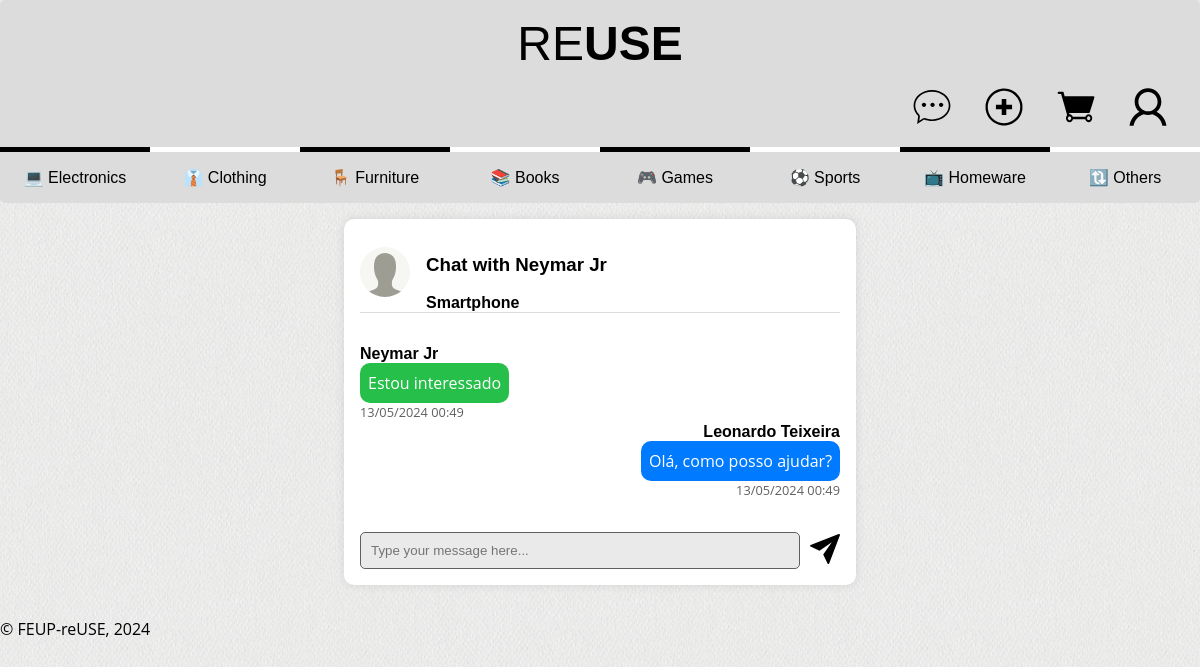
The page /pages/chat_messages.php?otherUserId=3&itemId=1 (signed in) on the database as committed earlier.
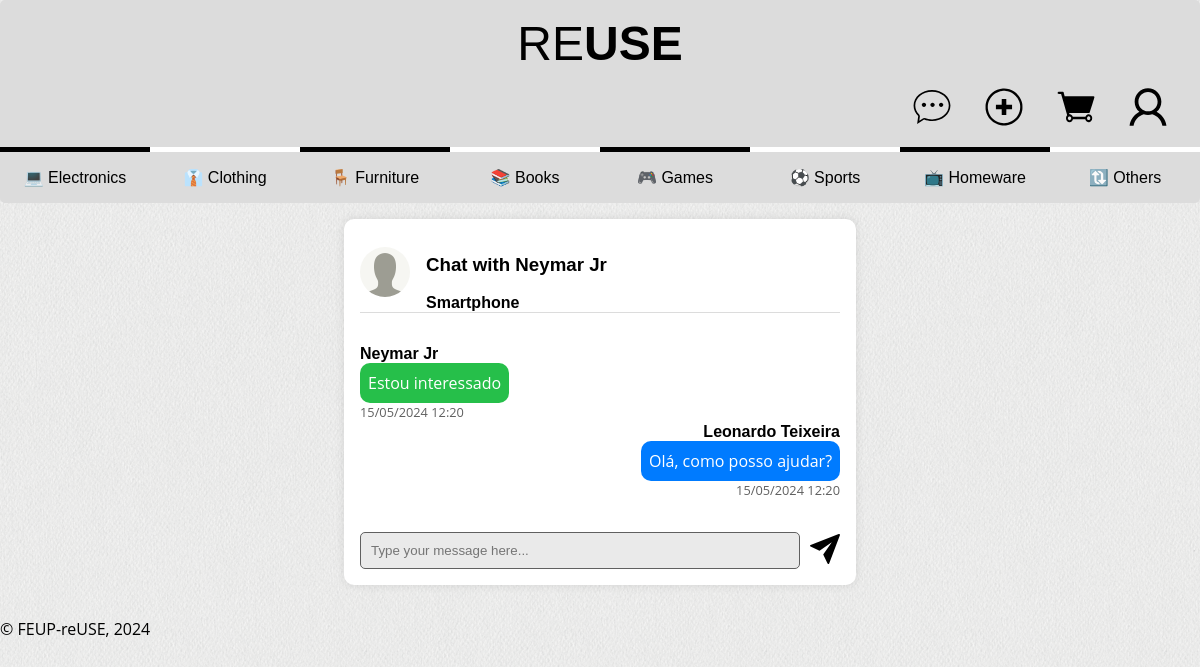
The same page on the database as committed later.
### tables this page shows
CREATE TABLE Chats (
    idChat INTEGER PRIMARY KEY,
    idSender INTEGER NOT NULL,
    idRecipient INTEGER NOT NULL,
    message TEXT NOT NULL,
    timestamp TIMESTAMP DEFAULT CURRENT_TIMESTAMP,
    idItem INTEGER NOT NULL,
    FOREIGN KEY (idSender) REFERENCES Users(idUser),
    FOREIGN KEY (idRecipient) REFERENCES Users(idUser),
    FOREIGN KEY (idItem) REFERENCES Items(idItem)
);

CREATE TABLE Users (
    idUser INTEGER PRIMARY KEY,
    name TEXT NOT NULL,
    username TEXT UNIQUE NOT NULL,
    password TEXT NOT NULL,
    email TEXT UNIQUE NOT NULL,
    isAdmin BOOLEAN NOT NULL DEFAULT 0
);

### pages/chat_messages.php (called while the page is built, shortened)
<?php
require_once(__DIR__ . '/../utils/session.php');
$session = new Session();
require_once(__DIR__ . '/../database/users.class.php');
require_once(__DIR__ . '/../database/chats.class.php');
require_once(__DIR__ . '/../templates/common.tpl.php');
require_once(__DIR__ . '/../templates/chat.tpl.php');
$db = getDatabaseConnection();
$userId = $session->getId();
$otherUserId = $_GET['otherUserId'];
$itemId = $_GET['itemId'];
$chats = Chat::getChatByUserAndItem($db, (int)$userId, (int)$otherUserId, (int)$itemId);
drawHeader($session, ['chat']);
drawChatMessages($db, $chats, $userId, $otherUserId, $itemId);
drawFooter();
?>

### database/chats.class.php (called while the page is built, shortened)
<?php
require_once 'users.class.php';
class Chat {
    public static function getChatByUserAndItem($db, $userId, $otherUserId, $itemId) {
        $query = "SELECT * FROM Chats WHERE ((idSender = ? AND idRecipient = ?) OR (idSender = ? AND idRecipient = ?)) AND idItem = ?";
        $stmt = $db->prepare($query);
        $stmt->execute(array($userId, $otherUserId, $otherUserId, $userId, $itemId));
        return $stmt->fetchAll();
    }
}
?>

### utils/session.php (called while the page is built, shortened)
<?php
  class Session {
    public function getId() : ?int {
      return isset($_SESSION['id']) ? $_SESSION['id'] : null;
    }
  }
?>

### database/users.class.php (called while the page is built, shortened)
<?php
class User {
    public function __construct(int $idUser, string $name, string $username, string $password, string $email, bool $isAdmin) {
        $this->name = $name;
    }
    public static function getUserById(PDO $db, int $idUser): ?User {
        $stmt = $db->prepare('SELECT * FROM Users WHERE idUser = ?');
        $stmt->execute([$idUser]);
        $user = $stmt->fetch();
        return new User($user['idUser'], $user['name'], $user['username'], $user['password'], $user['email'], (bool) $user['isAdmin']);
    }
}
?>

### templates/common.tpl.php (the view, shortened to what the changed rows need)
<?php function drawHeader($session, $jsPages = array("script")) { ?>
  <!DOCTYPE html>
  <html lang="en">
    <head>
      <link rel="stylesheet" href="../css/style.css">
      <link rel="stylesheet" href="../css/layout.css">
      <link rel="stylesheet" href="../css/responsive.css">
    </head>
    <body>
      <header>
        <h1>
            <a href="../pages/index.php">RE<strong>USE</strong></a>
        </h1>
      </header>
<?php } ?>
<?php function drawFooter() { ?>
  </body>
</html>
<?php } ?>

### templates/chat.tpl.php (shortened to what the changed rows need)
<?php
    require_once(__DIR__ . '/../database/users.class.php');
?>
<?php function drawChatMessages($db, $chats, $userId, $otherUserId, $itemId) { ?>
    <section class="chat">
            <div class="messages-container">
            <?php foreach ($chats as $chat) { ?>
                <div class="message_<?php echo $chat['idSender'] === $userId ? 'outgoing' : 'incoming'; ?>">
                    <h4><?= htmlentities(User::getUserById($db, $chat['idSender'])->name) ?></h4>
                    <p class="message_content"><?= htmlentities($chat['message']) ?></p>
                    <p class="hint"><?= htmlentities(date('d/m/Y H:i', strtotime($chat['timestamp']))) ?></p>
                </div>
            <?php } ?>
           </div>
    </section>
<?php } ?>

Rows that differ between the two databases and show on the page:
changed chats "Estou interessado": timestamp "13/05/2024 00:49" → "15/05/2024 12:20"
changed chats "Olá, como posso ajudar?": timestamp "13/05/2024 00:49" → "15/05/2024 12:20"
